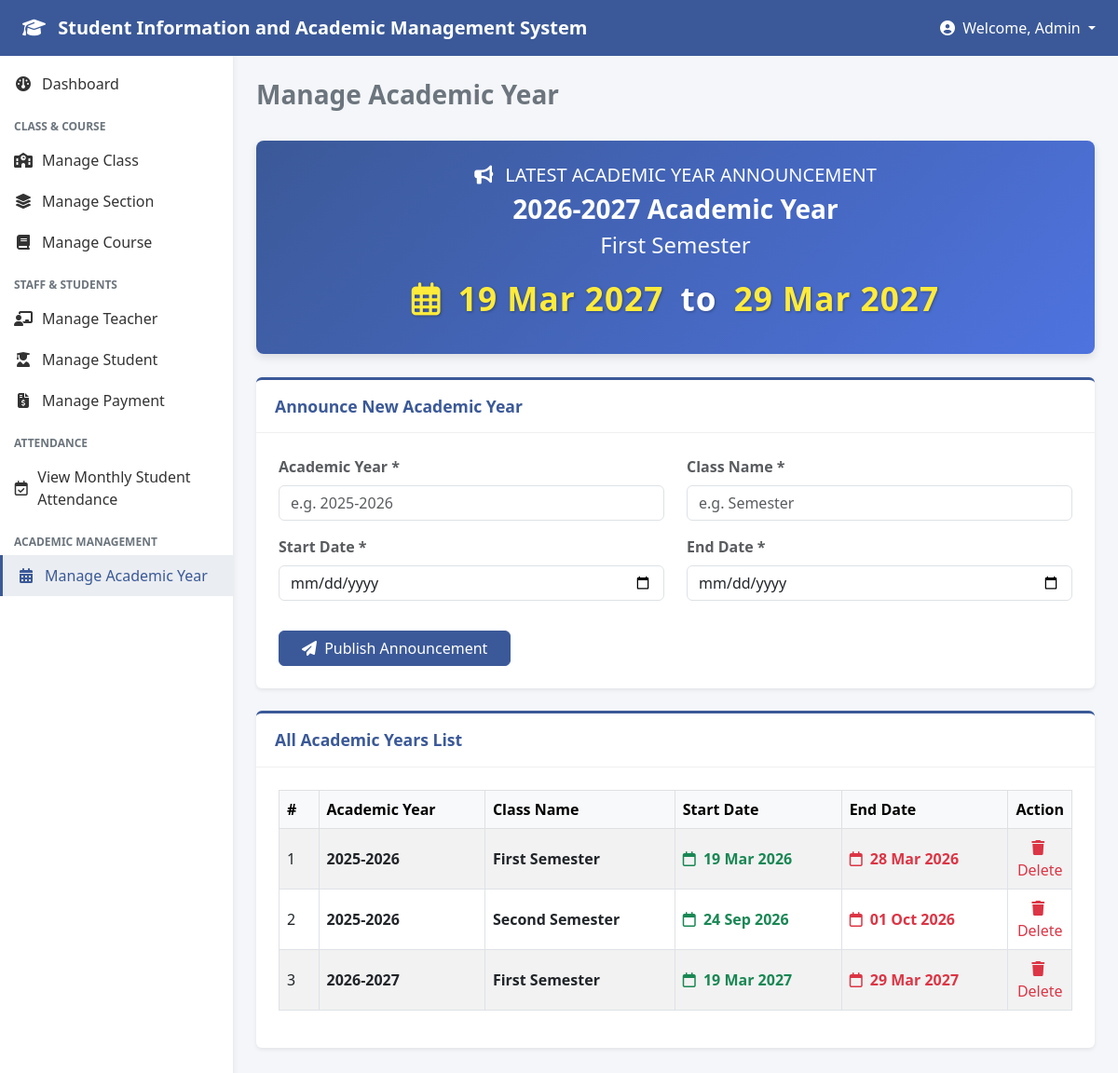
Page /admin/manage_academic_year.php on the committed database.
### tables this page shows
CREATE TABLE `academic_years` (
  `id` int NOT NULL AUTO_INCREMENT,
  `academic_year` varchar(100) NOT NULL,
  `class_name` varchar(100) NOT NULL,
  `start_date` date NOT NULL,
  `end_date` date NOT NULL,
  `created_at` timestamp NULL DEFAULT CURRENT_TIMESTAMP,
  PRIMARY KEY (`id`)
);

### admin/manage_academic_year.php (the view, shortened to what this page needs)
<?php
include '../db.php';
$conn->query("CREATE TABLE IF NOT EXISTS academic_years (
    id INT AUTO_INCREMENT PRIMARY KEY,
    academic_year VARCHAR(100) NOT NULL,
    class_name VARCHAR(100) NOT NULL,
    start_date DATE NOT NULL,
    end_date DATE NOT NULL,
    created_at TIMESTAMP DEFAULT CURRENT_TIMESTAMP
)");
$exams_result = $conn->query("SELECT * FROM academic_years ORDER BY id ASC");
$latest_exam = $conn->query("SELECT * FROM academic_years ORDER BY id DESC LIMIT 1")->fetch_assoc();
?>
<!DOCTYPE html>
<html lang="en">
<head>
    <link href="https://cdn.jsdelivr.net/npm/bootstrap@5.3.0/dist/css/bootstrap.min.css" rel="stylesheet">
    <link rel="stylesheet" href="https://cdnjs.cloudflare.com/ajax/libs/font-awesome/6.4.0/css/all.min.css">
</head>
<body>
    <nav class="top-navbar d-flex align-items-center px-4 justify-content-between">
        <h5 class="m-0 fw-bold"><i class="fa-solid fa-graduation-cap me-2"></i> Student Information and Academic Management System</h5>
        <div class="dropdown">
            <a href="#" class="text-white text-decoration-none dropdown-toggle" data-bs-toggle="dropdown">
                <i class="fa-solid fa-user-circle me-1"></i> Welcome, <?php echo htmlspecialchars($_SESSION['username'] ?? 'Admin'); ?>
            </a>
        </div>
    </nav>
    <div class="sidebar py-2">
        <a href="dashboard.php"><i class="fa-solid fa-gauge"></i> Dashboard</a>
        <div class="menu-category">Class & Course</div>
        <a href="manage_class.php"><i class="fa-solid fa-school"></i> Manage Class</a>
        <a href="manage_class_arms.php"><i class="fa-solid fa-layer-group"></i> Manage Section</a>
        <a href="manage_course.php"><i class="fa-solid fa-book"></i> Manage Course</a>
        <div class="menu-category">Staff & Students</div>
        <a href="manage_teacher.php"><i class="fa-solid fa-chalkboard-user"></i> Manage Teacher</a>
        <a href="manage_student.php"><i class="fa-solid fa-user-graduate"></i> Manage Student</a>
        <a href="manage_pay_fee.php"><i class="fa-solid fa-file-invoice-dollar"></i> Manage Payment</a>
        <div class="menu-category">Attendance</div>
        <a href="view_student_attendance.php"><i class="fa-regular fa-calendar-check"></i> View Monthly Student Attendance</a>
        <div class="menu-category">Academic Management</div>
        <a href="manage_academic_year.php" class="active"><i class="fa-solid fa-calendar-days"></i>Manage Academic Year</a>
    </div>
    <div class="main-content">
        <div class="d-flex justify-content-between align-items-center mb-4">
            <h3 class="fw-bold text-secondary">Manage Academic Year</h3>
        </div>
        <?php if ($latest_exam): ?>
            <div class="exam-banner text-center">
                <h5 class="text-uppercase tracking-wider mb-2"><i class="fa-solid fa-bullhorn me-2"></i> Latest Academic Year Announcement</h5>
                <h3 class="fw-bold mb-2"><?php echo htmlspecialchars($latest_exam['academic_year']); ?> Academic Year</h3>
                <h4 class="text-light mb-3"><?php echo htmlspecialchars($latest_exam['class_name']); ?></h4>
                <div class="exam-date-big my-2">
                    <i class="fa-regular fa-calendar-days me-2"></i>
                    <?php echo date("d M Y", strtotime($latest_exam['start_date'])); ?>
                    <span class="text-white px-2">to</span>
                    <?php echo date("d M Y", strtotime($latest_exam['end_date'])); ?>
                </div>
            </div>
        <?php endif; ?>
        <div class="card-box mb-4">
            <div class="card-header-custom">Announce New Academic Year</div>
            <div class="p-4">
                <form method="POST">
                    <div class="row mb-3">
                        <div class="col-md-6 mb-3">
                            <label class="form-label fw-semibold text-muted">Academic Year *</label>
                            <input type="text" name="academic_year" class="form-control" placeholder="e.g. 2025-2026" required>
                        </div>
                        <div class="col-md-6 mb-3">
                            <label class="form-label fw-semibold text-muted">Class Name *</label>
                            <input type="text" name="class_name" class="form-control" placeholder="e.g. Semester" required>
                        </div>
                        <div class="col-md-6 mb-3">
                            <label class="form-label fw-semibold text-muted">Start Date *</label>
                            <input type="date" name="start_date" class="form-control" required>
                        </div>
                        <div class="col-md-6 mb-3">
                            <label class="form-label fw-semibold text-muted">End Date *</label>
                            <input type="date" name="end_date" class="form-control" required>
                        </div>
                    </div>
                    <button type="submit" name="add_academic_year" class="btn btn-primary px-4" style="background-color: #3b5998; border-color: #3b5998;">
                        <i class="fa-solid fa-paper-plane me-1"></i> Publish Announcement
                    </button>
                </form>
            </div>
        </div>
        <div class="card-box">
            <div class="card-header-custom">All Academic Years List</div>
            <div class="p-4">
                <div class="table-responsive">
                    <table class="table table-bordered table-striped align-middle">
                        <thead class="table-light">
                            <tr>
                                <th width="5%">#</th>
                                <th>Academic Year</th>
                                <th>Class Name</th>
                                <th>Start Date</th>
                                <th>End Date</th>
                                <th width="8%" class="text-center">Action</th>
                            </tr>
                        </thead>
                        <tbody>
                            <?php if ($exams_result && $exams_result->num_rows > 0): ?>
                                <?php $count = 1; while($row = $exams_result->fetch_assoc()): ?>
                                    <tr>
                                        <td><?php echo $count++; ?></td>
                                        <td><strong><?php echo htmlspecialchars($row['academic_year']); ?></strong></td>
                                        <td><strong><?php echo htmlspecialchars($row['class_name']); ?></strong></td>
                                        <td><span class="text-success fw-semibold"><i class="fa-regular fa-calendar me-1"></i> <?php echo date("d M Y", strtotime($row['start_date'])); ?></span></td>
                                        <td><span class="text-danger fw-semibold"><i class="fa-regular fa-calendar me-1"></i> <?php echo date("d M Y", strtotime($row['end_date'])); ?></span></td>
                                        <td class="text-center">
                                            <a href="manage_academic_year.php?delete=<?php echo $row['id']; ?>" class="text-decoration-none text-danger fw-medium" onclick="return confirm('Are you sure you want to delete this academic year announcement?');">
                                                <i class="fa-solid fa-trash me-1"></i> Delete
                                            </a>
                                        </td>
                                    </tr>
                                <?php endwhile; ?>
                            <?php endif; ?>
                        </tbody>
                    </table>
                </div>
            </div>
        </div>
    </div>
</body>
</html>

### admin/manage_academic_year.php (style rules this page uses)
body { background-color: #f4f6f9; font-family: 'Segoe UI', Tahoma, Geneva, Verdana, sans-serif; }
.top-navbar { height: 60px; background-color: #3b5998; color: white; position: fixed; top: 0; left: 0; right: 0; z-index: 1030; }
.sidebar { width: 250px; background-color: #ffffff; position: fixed; top: 60px; bottom: 0; left: 0; box-shadow: 2px 0 5px rgba(0,0,0,0.05); overflow-y: auto; z-index: 1020; }
.sidebar .menu-category { font-size: 0.75rem; text-transform: uppercase; color: #6c757d; padding: 15px 15px 5px 15px; font-weight: bold; }
.sidebar a { padding: 10px 15px; display: flex; align-items: center; color: #333; text-decoration: none; transition: 0.2s; }
.sidebar a:hover, .sidebar a.active { background-color: #eaedf1; color: #3b5998; font-weight: 500; border-left: 3px solid #3b5998; }
.sidebar a i { margin-right: 10px; width: 20px; text-align: center; }
.main-content { margin-left: 250px; margin-top: 60px; padding: 25px; }
.card-box { background: white; border-radius: 6px; box-shadow: 0 0.125rem 0.25rem rgba(0, 0, 0, 0.075); margin-bottom: 25px; border-top: 3px solid #3b5998; }
.card-header-custom { padding: 15px 20px; border-bottom: 1px solid #f0f0f0; font-weight: 600; color: #3b5998; font-size: 1.1rem; }
.exam-banner { background: linear-gradient(135deg, #3b5998, #4e73df); color: white; border-radius: 8px; padding: 25px; margin-bottom: 25px; box-shadow: 0 4px 10px rgba(0,0,0,0.1); }
.exam-date-big { font-size: 2.2rem; font-weight: 800; letter-spacing: 1px; color: #ffeb3b; text-shadow: 1px 1px 3px rgba(0,0,0,0.3); }

### rows in the picture
academic_years: academic_year "2026-2027", class_name "First Semester", start_date "19 Mar 2027", end_date "29 Mar 2027"
academic_years: academic_year "2025-2026", class_name "First Semester", start_date "19 Mar 2026", end_date "28 Mar 2026"
academic_years: academic_year "2025-2026", class_name "Second Semester", start_date "24 Sep 2026", end_date "01 Oct 2026"

### other values in the picture
$_SESSION['username'] "Admin"
